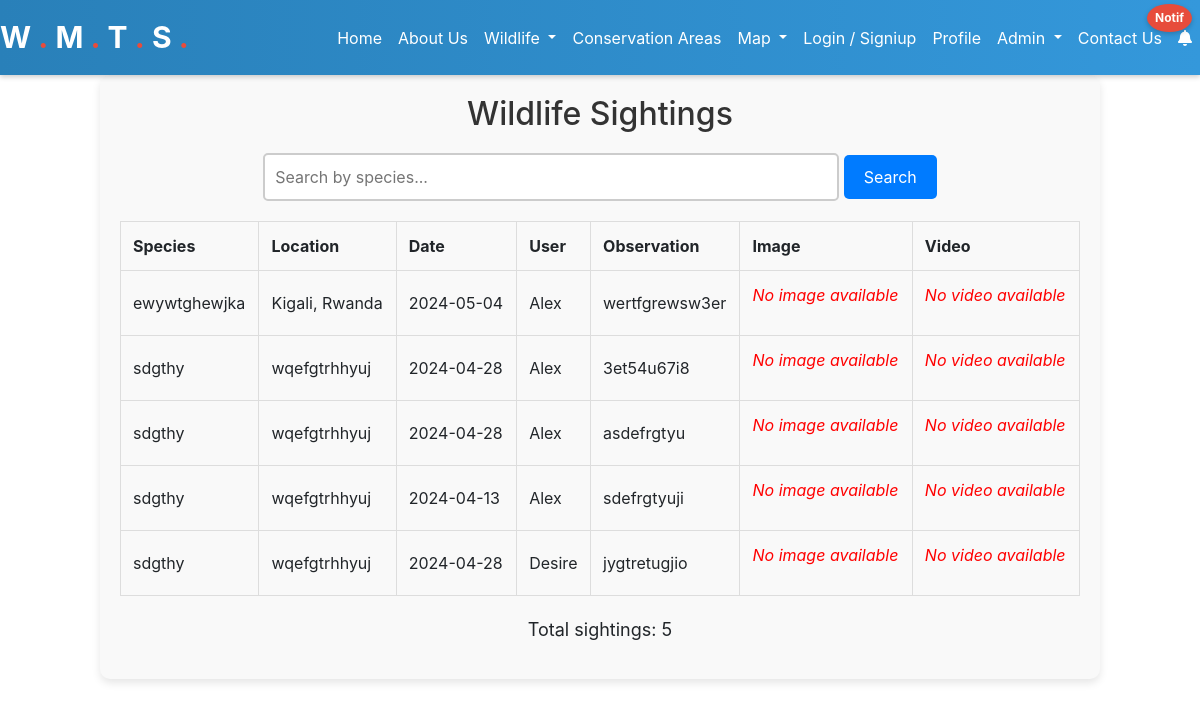
The page /wildlife_sightings on the database its author committed.
### models.py (models this page shows, shortened)
class WildlifeSighting(db.Model):
    __tablename__ = 'wildlife_sightings'
    id = db.Column(db.Integer, primary_key=True)
    species_id = db.Column(db.Integer, db.ForeignKey('species.id'), nullable=False)
    location_id = db.Column(db.Integer, db.ForeignKey('locations.id'), nullable=False)
    date = db.Column(db.Date, nullable=False)
    user_id = db.Column(db.Integer, db.ForeignKey('users.id'), nullable=False)
    observation_id = db.Column(db.Integer, db.ForeignKey('observations.id'))  # Add this line
    species = db.relationship('Species', backref=db.backref('sightings', lazy=True))
    location = db.relationship('Location', backref=db.backref('sightings', lazy=True))
    user = db.relationship('User', back_populates='wildlife_sighting')
    observation = db.relationship('Observation', uselist=False, backref='sighting')

class Species(db.Model):
    __tablename__ = 'species'
    id = db.Column(db.Integer, primary_key=True)
    name = db.Column(db.String(100), unique=True, nullable=False)
    description = db.Column(db.Text)
    observations = db.relationship('WildlifeSighting', backref='observed_species', foreign_keys='WildlifeSighting.species_id')
    habitat_id = db.Column(db.Integer, db.ForeignKey('habitats.id'))
    habitat = db.relationship('Habitat', backref=db.backref('species', lazy=True))

class Location(db.Model):
    __tablename__ = 'locations'
    id = db.Column(db.Integer, primary_key=True)
    name = db.Column(db.String(100), unique=True, nullable=False)
    latitude = db.Column(db.Float, nullable=True)  # Update nullable parameter to True
    longitude = db.Column(db.Float, nullable=True)

class User(UserMixin, db.Model):
    __tablename__ = 'users'
    id = db.Column(db.Integer, primary_key=True)
    username = db.Column(db.String(100), unique=True, nullable=False)
    email = db.Column(db.String(120), unique=True, nullable=False)
    password = db.Column(db.String(100), nullable=False)
    first_name = db.Column(db.String(50), nullable=False)
    last_name = db.Column(db.String(50), nullable=False)
    created_at = db.Column(db.DateTime, nullable=False, default=datetime.utcnow)
    is_verified = db.Column(db.Boolean, nullable=False, default=False)
    verification_token = db.Column(db.String(100), unique=True)
    user_profile = db.relationship('UserProfile', back_populates='user', uselist=False)
    wildlife_sighting = db.relationship('WildlifeSighting', back_populates='user')

class Observation(db.Model):
    __tablename__ = 'observations'
    id = db.Column(db.Integer, primary_key=True)
    date = db.Column(db.Date, nullable=False)
    notes = db.Column(db.Text)

### app.py (the view)
@app.route('/wildlife_sightings')
def wildlife_sightings():
    sightings = WildlifeSighting.query.all()
    return render_template('wildlife_sightings.html', sightings=sightings)

### templates/wildlife_sightings.html (shortened to what this page needs)
{% extends "base.html" %}
{% block content %}
    <div class="container">
        <h1 class="heading">Wildlife Sightings</h1>
        <div class="search-container">
            <form action="/search" method="GET">
                <input type="text" name="query" placeholder="Search by species..." class="search-input">
                <button type="submit" class="search-btn">Search</button>
            </form>
        </div>
        <div class="table-container">
            <table class="sightings-table">
                <thead>
                    <tr>
                        <th>Species</th>
                        <th>Location</th>
                        <th>Date</th>
                        <th>User</th>
                        <th>Observation</th>
                        <th>Image</th>
                        <th>Video</th>
                    </tr>
                </thead>
                <tbody>
                    {% for sighting in sightings %}
                    <tr>
                        <td>{{ sighting.species.name }}</td>
                        <td>{{ sighting.location.name }}</td>
                        <td>{{ sighting.date }}</td>
                        <td>{{ sighting.user.username }}</td>
                        <td>{{ sighting.observation.notes }}</td>
                        <td class="image-cell">
                            {% if sighting.images %}
                                <img src="{{ url_for('static', filename='images/' + sighting.images[0].filename) }}" alt="{{ sighting.species.name }}" class="sighting-image">
                                {% if sighting.images|length > 1 %}
                                    <p class="more-images">+ {{ sighting.images|length - 1 }} more</p>
                                {% endif %}
                            {% else %}
                                <p class="no-image">No image available</p>
                            {% endif %}
                        </td>
                        <td class="video-cell">
                            {% if sighting.videos %}
                                <video width="320" height="240" controls class="sighting-video">
                                    <source src="{{ url_for('static', filename='videos/' + sighting.videos[0].filename) }}" type="video/mp4">
                                    Your browser does not support the video tag.
                                </video>
                                {% if sighting.videos|length > 1 %}
                                    <p class="more-videos">+ {{ sighting.videos|length - 1 }} more</p>
                                {% endif %}
                            {% else %}
                                <p class="no-video">No video available</p>
                            {% endif %}
                        </td>
                    </tr>
                    {% endfor %}
                </tbody>
            </table>
        </div>
        {% if sightings %}
            <div class="total-sightings">
                <p>Total sightings: {{ sightings|length }}</p>
            </div>
        {% else %}
            <div class="no-sightings">
                <p>No sightings found</p>
            </div>
        {% endif %}
    </div>
{% endblock %}

### templates/wildlife_sightings.html (style rules this page uses)
.container { max-width: 1000px; margin: 0 auto; padding: 20px; background-color: #f9f9f9; border-radius: 10px; box-shadow: 0 4px 8px rgba(0, 0, 0, 0.1); }
.heading { text-align: center; font-size: 32px; margin-bottom: 20px; color: #333; }
.search-container { text-align: center; margin-bottom: 20px; }
.search-input { padding: 10px; width: 60%; border: 2px solid #ccc; border-radius: 5px; font-size: 16px; }
.search-btn { padding: 10px 20px; background-color: #007bff; color: #fff; border: none; border-radius: 5px; cursor: pointer; font-size: 16px; }
.sightings-table { width: 100%; border-collapse: collapse; margin-bottom: 20px; }
.sightings-table th, .sightings-table td { border: 1px solid #ddd; padding: 12px; text-align: left; font-size: 16px; }
.image-cell, .video-cell { text-align: center; vertical-align: middle; }
.no-image, .no-video { color: #ff0000; font-style: italic; }
.total-sightings, .no-sightings { text-align: center; margin-top: 20px; font-size: 18px; }

### rows shown on the page
WildlifeSighting: species.name "ewywtghewjka", location.name "Kigali, Rwanda", date "2024-05-04", user.username "Alex", observation.notes "wertfgrewsw3er"
WildlifeSighting: species.name "sdgthy", location.name "wqefgtrhhyuj", date "2024-04-28", user.username "Alex", observation.notes "3et54u67i8"
WildlifeSighting: species.name "sdgthy", location.name "wqefgtrhhyuj", date "2024-04-28", user.username "Alex", observation.notes "asdefrgtyu"
WildlifeSighting: species.name "sdgthy", location.name "wqefgtrhhyuj", date "2024-04-13", user.username "Alex", observation.notes "sdefrgtyuji"
WildlifeSighting: species.name "sdgthy", location.name "wqefgtrhhyuj", date "2024-04-28", user.username "Desire", observation.notes "jygtretugjio"

### other values the page prints
{{ sightings|length }} "5"
